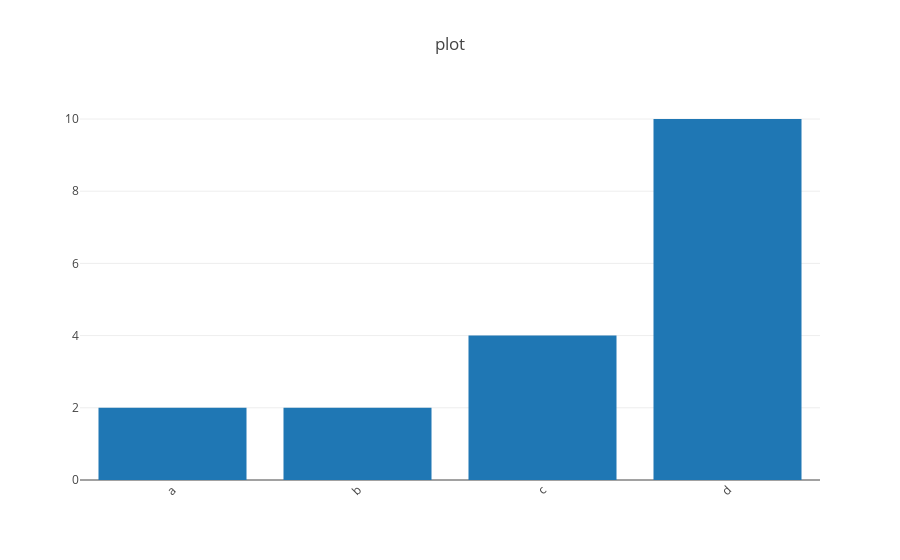

Write notebook code for a chart like this one.
### Code cell


### Figure 1 — Plotly figure (JSON) as saved in the notebook; plotly's stock layout.template omitted (floating-point values rounded to 4 significant figures)
{"data": [{"type": "bar", "uid": "5e0b307e-9a54-11e8-b22d-a820660c4dc0", "x": ["a", "b", "c", "d"], "y": [2, 2, 4, 10]}], "layout": {"title": "plot", "xaxis": {"tickangle": -45}}}
